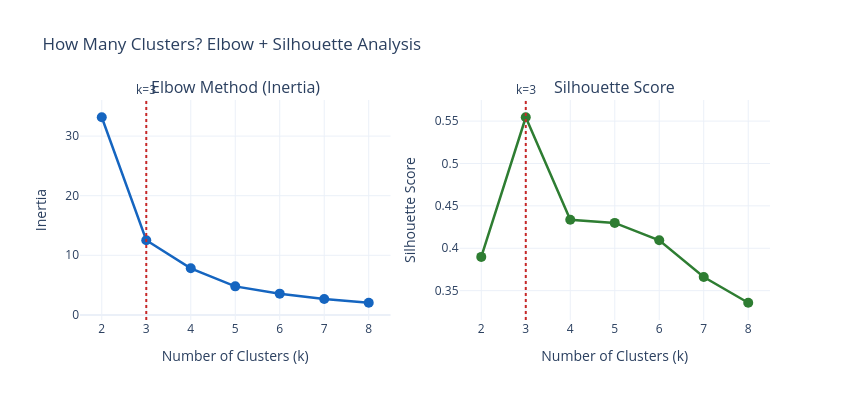

The notebook cell this image was saved under:
### Markdown cell above
### 3.2 — Choosing k: The Elbow Method

The **elbow method** runs k-means for k = 2, 3, 4, ..., and plots the **inertia** (sum of squared distances from each point to its cluster center). We look for the "elbow" — the point where adding more clusters gives diminishing returns.

> **💡 Teaching Moment:** Inertia always decreases as k increases (at k = n, inertia = 0). The elbow is where the *rate of decrease* slows sharply. There's no single "correct" answer — it's a judgment call guided by domain knowledge.

### Code cell
# Step 3.2: Elbow method
k_range = range(2, 9)
inertias = []
silhouettes = []

for k in k_range:
    km = KMeans(n_clusters=k, random_state=42, n_init=10)
    km.fit(X_scaled)
    inertias.append(km.inertia_)
    sil = silhouette_score(X_scaled, km.labels_)
    silhouettes.append(sil)
    print(f"k={k}: Inertia={km.inertia_:.2f}, Silhouette={sil:.3f}")

# Plot elbow curve
fig = make_subplots(rows=1, cols=2, subplot_titles=['Elbow Method (Inertia)', 'Silhouette Score'])

fig.add_trace(go.Scatter(
    x=list(k_range), y=inertias,
    mode='lines+markers', marker=dict(size=10, color='#1565C0'),
    line=dict(width=2.5), name='Inertia'
), row=1, col=1)

fig.add_trace(go.Scatter(
    x=list(k_range), y=silhouettes,
    mode='lines+markers', marker=dict(size=10, color='#2E7D32'),
    line=dict(width=2.5), name='Silhouette'
), row=1, col=2)

# Highlight k=3
fig.add_vline(x=3, line_dash='dot', line_color='#C62828', line_width=2, row=1, col=1,
              annotation_text='k=3', annotation_position='top')
fig.add_vline(x=3, line_dash='dot', line_color='#C62828', line_width=2, row=1, col=2,
              annotation_text='k=3', annotation_position='top')

fig.update_xaxes(title_text='Number of Clusters (k)', dtick=1)
fig.update_yaxes(title_text='Inertia', row=1, col=1)
fig.update_yaxes(title_text='Silhouette Score', row=1, col=2)
fig.update_layout(
    title='How Many Clusters? Elbow + Silhouette Analysis',
    template='plotly_white', width=850, height=400, showlegend=False
)
fig.show()

print("\n📊 Interpretation:")
print("  • The elbow plot shows a clear bend around k=3")
print("  • Silhouette score is highest or near-highest at k=3")
print("  • With 15 data points, more than 4 clusters would over-segment the data")
print("  → We'll proceed with k=3 (interpretable and defensible)")

### Figure 1 — Plotly figure (JSON) as saved in the notebook; plotly's stock layout.template omitted (floating-point values rounded to 4 significant figures)
{"data": [{"line": {"width": 2.5}, "marker": {"color": "#1565C0", "size": 10}, "mode": "lines+markers", "name": "Inertia", "type": "scatter", "x": [2, 3, 4, 5, 6, 7, 8], "xaxis": "x", "y": [33.16, 12.52, 7.817, 4.787, 3.566, 2.67, 2.038], "yaxis": "y"}, {"line": {"width": 2.5}, "marker": {"color": "#2E7D32", "size": 10}, "mode": "lines+markers", "name": "Silhouette", "type": "scatter", "x": [2, 3, 4, 5, 6, 7, 8], "xaxis": "x2", "y": [0.3898, 0.5545, 0.4336, 0.4299, 0.4094, 0.3661, 0.3357], "yaxis": "y2"}], "layout": {"annotations": [{"font": {"size": 16}, "showarrow": false, "text": "Elbow Method (Inertia)", "x": 0.225, "xanchor": "center", "xref": "paper", "y": 1, "yanchor": "bottom", "yref": "paper"}, {"font": {"size": 16}, "showarrow": false, "text": "Silhouette Score", "x": 0.775, "xanchor": "center", "xref": "paper", "y": 1, "yanchor": "bottom", "yref": "paper"}, {"showarrow": false, "text": "k=3", "x": 3, "xanchor": "center", "xref": "x", "y": 1, "yanchor": "bottom", "yref": "y domain"}, {"showarrow": false, "text": "k=3", "x": 3, "xanchor": "center", "xref": "x2", "y": 1, "yanchor": "bottom", "yref": "y2 domain"}], "height": 400, "shapes": [{"line": {"color": "#C62828", "dash": "dot", "width": 2}, "type": "line", "x0": 3, "x1": 3, "xref": "x", "y0": 0, "y1": 1, "yref": "y domain"}, {"line": {"color": "#C62828", "dash": "dot", "width": 2}, "type": "line", "x0": 3, "x1": 3, "xref": "x2", "y0": 0, "y1": 1, "yref": "y2 domain"}], "showlegend": false, "title": {"text": "How Many Clusters? Elbow + Silhouette Analysis"}, "width": 850, "xaxis": {"anchor": "y", "domain": [0, 0.45], "dtick": 1, "title": {"text": "Number of Clusters (k)"}}, "xaxis2": {"anchor": "y2", "domain": [0.55, 1], "dtick": 1, "title": {"text": "Number of Clusters (k)"}}, "yaxis": {"anchor": "x", "domain": [0, 1], "title": {"text": "Inertia"}}, "yaxis2": {"anchor": "x2", "domain": [0, 1], "title": {"text": "Silhouette Score"}}}}
